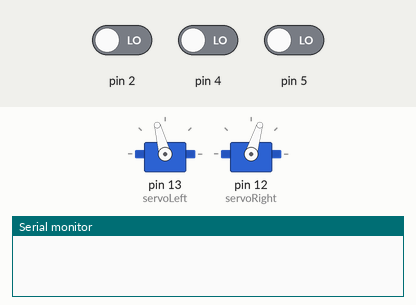
A sketch run on a simulated Arduino Uno, built with avr-gcc and run on an emulated ATmega328P. Shown: 2 × servo, the last lines printed to the serial monitor. Inputs (shaded band) come from the test bench; at power-on: pin 2 LOW, pin 4 LOW, pin 5 LOW.

Above: at 1.13 s.
1.3 s: pin 2 driven HIGH
At 2.5 s:
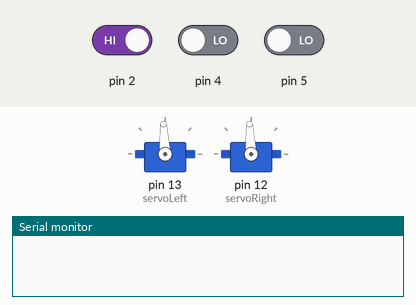
2.8 s: pin 2 driven LOW
At 3.0 s:
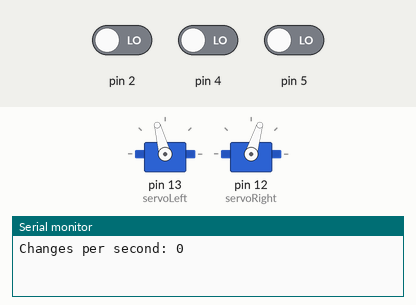
5.8 s: pin 4 driven HIGH
At 5.8 s:
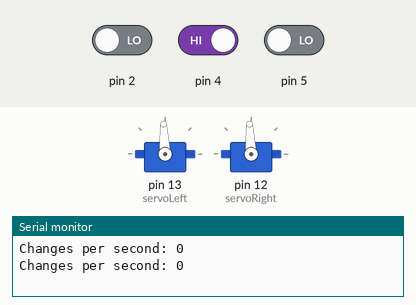
7.3 s: pin 4 driven LOW
At 7.5 s:
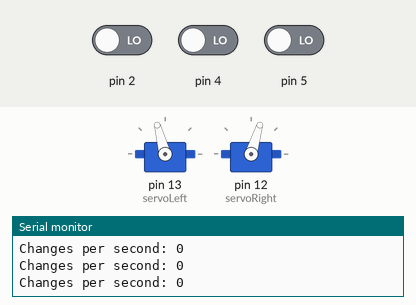
10.3 s: pin 5 driven HIGH
At 10.3 s:
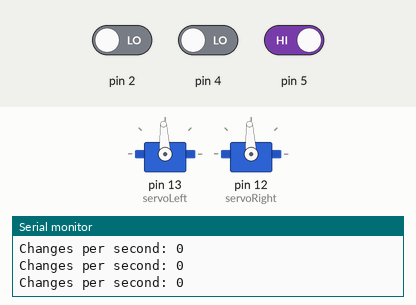
Timing chart, 0 to 12.8 s (numbered marks = the images above; inputs shaded):
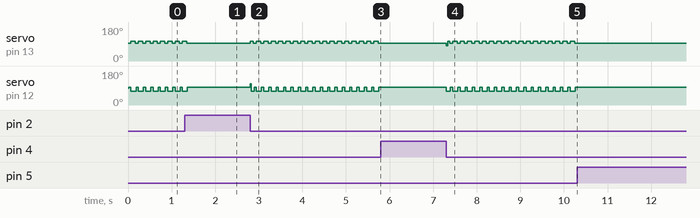

Measured:
- after the input at 1.3 s, servo on pin 13 (servoLeft): goes on until 1.3 s, then stays 93°; servo on pin 12 (servoRight): goes on until 1.4 s, then stays 93°
- after the input at 2.8 s, servo on pin 13 (servoLeft): alternates 105° for 0.10 s and 93° for 0.07 s, starting at once; servo on pin 12 (servoRight): 93° → 112° at once, then moves between 73° and 112°, repeating every 0.34 s
- after the input at 5.8 s, servo on pin 13 (servoLeft), servo on pin 12 (servoRight): stops changing and stays 93°
- after the input at 7.3 s, servo on pin 13 (servoLeft): 93° → 81° at once, then moves between 81° and 105°, repeating every 0.34 s; servo on pin 12 (servoRight): alternates 93° for 0.05 s and 73° for 0.12 s, starting at once
- after the input at 10.3 s, servo on pin 13 (servoLeft), servo on pin 12 (servoRight): stops changing and stays 93°
- by itself, servo on pin 13 (servoLeft): alternates 105° for 0.10 s and 93° for 0.07 s
- by itself, servo on pin 12 (servoRight): alternates 93° for 0.05 s and 73° for 0.12 s

The sketch:

LineFollower_RapidChangeDetector.ino
```cpp
#include <Servo.h>                           // Include servo library

Servo servoLeft;                             // Declare left and right servos
Servo servoRight;

int QTILeft = 4;                           // Attach left QTI sensor to pin 4
int QTIMiddle = 5;                         // Attach middle QTI sensor to pin 5
int QTIRight = 2;                          // Attach right QTI sensor to pin 2

int LeftBackground = 0;                    // Initialise QTI readings to 0 or white
int RightBackground = 0;

unsigned long PreviousTime = 0; // Last timestamp for checking
unsigned long CheckInterval = 2000; // Time interval to check (in milliseconds)
int ChangeCount = 0;       // Counter for state changes
int MiddlePrevious = 0;  // Stores last colour in middle QTI
const int ChangeThreshold = 4;  // Threshold for rapid changes (in transitions per second)

void setup()                                 // Built-in initialization block
{
  Serial.begin(9600);
}


void loop()                                                         // Main loop auto-repeats
{
  Stop(50);
  int LeftColour = GetColour(QTILeft);                              // Take initial readings
  int RightColour = GetColour(QTIRight);
  int MiddleColour = GetColour(QTIMiddle);

  if (MiddleColour != MiddlePrevious)                               //Code for detecting changing colours in middle QTI for rapid change detection
  {
    ChangeCount++;                                                  //Increments Change counter
    MiddlePrevious = MiddleColour;                                  //Updates previous colour
  }


  // Check if the interval has elapsed
  unsigned long CurrentTime = millis();
  if (CurrentTime - PreviousTime >= CheckInterval) {
    // Calculate the number of changes per second
    int changesPerSecond = ChangeCount;

    // Print the results
    Serial.print("Changes per second: ");
    Serial.println(changesPerSecond);

    // Check if the changes exceed the threshold
    if (changesPerSecond > ChangeThreshold) {
      RotateRight(5000);
    }

    // Reset the counter and timestamp
    ChangeCount = 0;
    PreviousTime = CurrentTime;
  }


  if (LeftColour == RightColour)                                    // Same colour, QTIs are over both sides of the line
  {
    Forward(100);                                                     // Moves forwards
    LeftBackground = LeftColour;                                    // Since same colour, updates background readings
    RightBackground = RightColour;
  }
  else                                                              // Whenever QTI readings are not equal, code below will run
  {
    if (LeftBackground == 0 && RightBackground == 0)                // For a white background with a black line
    {
      if (LeftColour == 1 && RightColour == 0)                      // Left sensor is on the line and right is off the line
      {
        SeekLeft(LeftColour, RightColour, QTILeft, QTIRight);       // Rotates left until both sensors read white again
        Forward(50);
      }
      else                                                          // Else assumes that only other condition is left sensor off the line and right sensor on the line
      {
        SeekRight(LeftColour, RightColour, QTILeft, QTIRight);      // Rotates right until both sensors read white again
        Forward(50);
      }
    }

    else if (LeftBackground == 1 && RightBackground == 1)           // For a black background with a white line
    {
      if (LeftColour == 1 && RightColour == 0)                      // Left sensor off the line and right is on the line
      {
        SeekRight(LeftColour, RightColour, QTILeft, QTIRight);      // Rotates right until sensors read black again
        Forward(50);
      }
      else                                                          // Else assumes the only other condition is left sensor on the line and right sensor off the line
      {
        SeekLeft(LeftColour, RightColour, QTILeft, QTIRight);       // Rotates left until sensors read black again
        Forward(50);
      }
    }
    else
    {
      Serial.println("Unexpected difference in background colours");  // For debugging purposes, backgrounds should never be unequal
    }
  }
}


long RCTime(int sensorIn){
  long duration = 0;
  pinMode(sensorIn, OUTPUT); // Make pin OUTPUT
  digitalWrite(sensorIn, HIGH); // Pin HIGH (discharge capacitor)
  delay(1); // Wait 1ms
  pinMode(sensorIn, INPUT); // Make pin INPUT
  digitalWrite(sensorIn, LOW); // Turn off internal pullups
  while(digitalRead(sensorIn)){ // Wait for pin to go LOW
    duration++;
  }
  return duration;
}

int GetColour(int QTIPin){
  long Reading = RCTime(QTIPin);
  if (Reading < 200){         //values for comparison should be adjusted based off of readings
    return 0;       //White
  }
  if (Reading > 200){
    return 1;       //Black
  }
}


void Forward(int distance){
  servoLeft.attach(13);                      // Attach left signal to pin 13
  servoRight.attach(12);                     // Attach right signal to pin 12
  servoLeft.writeMicroseconds(1625);         // Left wheel counterclockwise
  servoRight.writeMicroseconds(1300);        // Right wheel clockwise
  delay(distance);                           // Control distance moved
  servoLeft.detach();
  servoRight.detach();
}

void Reverse(int distance){
  servoLeft.attach(13);                      // Attach left signal to pin 13
  servoRight.attach(12);                     // Attach right signal to pin 12
  servoLeft.writeMicroseconds(1375);         // Left wheel clockwise
  servoRight.writeMicroseconds(1700);        // Right wheel counterclockwise
  delay(distance);                           // Control distance moved
  servoLeft.detach();
  servoRight.detach();
}

void RotateLeft(int angle){
  servoLeft.attach(13);                      // Attach left signal to pin 13
  servoRight.attach(12);                     // Attach right signal to pin 12
  servoLeft.writeMicroseconds(1375);         // Left wheel clockwise
  servoRight.writeMicroseconds(1300);        // Right wheel clockwise
  delay(angle);                              // Control angle of rotation
  servoLeft.detach();
  servoRight.detach();
}

void RotateRight(int angle){
  servoLeft.attach(13);                      // Attach left signal to pin 13
  servoRight.attach(12);                     // Attach right signal to pin 12
  servoLeft.writeMicroseconds(1625);         // Left wheel counterclockwise
  servoRight.writeMicroseconds(1700);        // Right wheel counterclockwise
  delay(angle);                              // Control angle of rotation
  servoLeft.detach();
  servoRight.detach();
}

void Stop(int time){
  servoLeft.attach(13);                      // Attach left signal to pin 13
  servoRight.attach(12);                     // Attach right signal to pin 12
  servoLeft.writeMicroseconds(1500);         // Stop Left Servo
  delay(15);
  servoRight.writeMicroseconds(1500);        // Stop Right Servo
  delay(time);
  servoLeft.detach();
  servoRight.detach();
}

void SeekLeft(int LeftColour, int RightColour, int LeftPin, int RightPin){
  int lc = LeftColour;
  int rc = RightColour;
  while (lc != rc)
  {
    RotateLeft(25);
    lc = GetColour(LeftPin);
    rc = GetColour(RightPin);
  }
}

void SeekRight(int LeftColour, int RightColour, int LeftPin, int RightPin){
  int lc = LeftColour;
  int rc = RightColour;
  while (lc != rc)
  {
    RotateRight(25);
    lc = GetColour(LeftPin);
    rc = GetColour(RightPin);
  }
}
```
